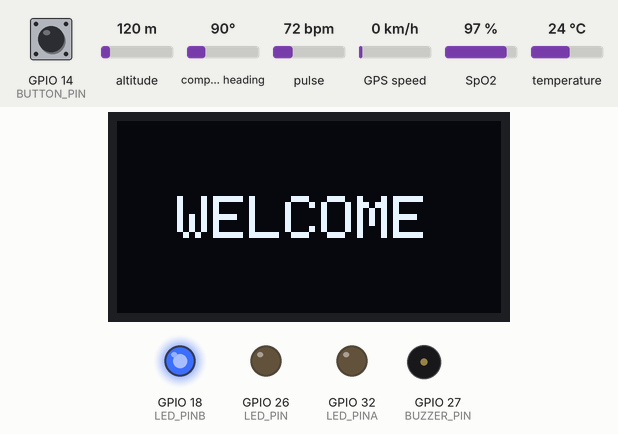
This sketch was run on a simulated ESP32. On the bench: 128×64 one-colour display, output pins drawn as LEDs (lit = HIGH), buzzer (waves = sounding, pin HIGH). The test bench sets the inputs (shaded band); at power-on: pulse 72 bpm, temperature 24 °C, GPIO 14 (BUTTON_PIN) HIGH, altitude 120 m, compass heading 90°, GPS speed 0 km/h, SpO2 97 %. The GPS gets a fix after 3 s at 37.7749, -122.4194 with 8 satellites; what the sketch prints to the serial monitor is not drawn. At 39.7 s the program restarts the board; the recording ends there.

Above: at 2.1 s.
At 9.5 s:
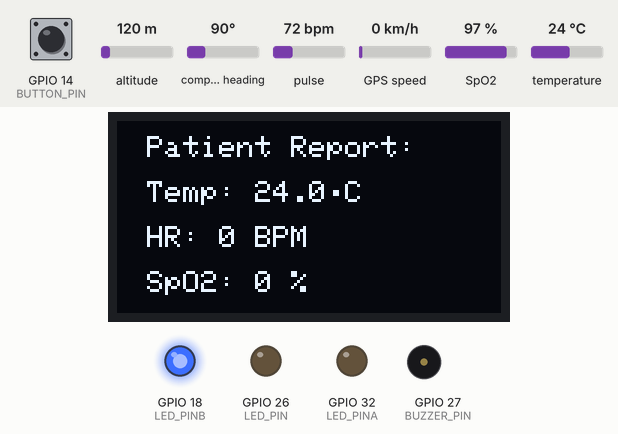
9.6 s: pulse set to 42 bpm
At 23.4 s:
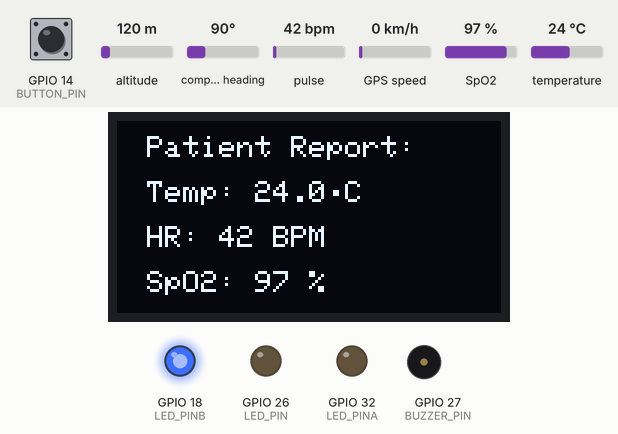
23.6 s: temperature set to 12 °C
At 29.7 s:
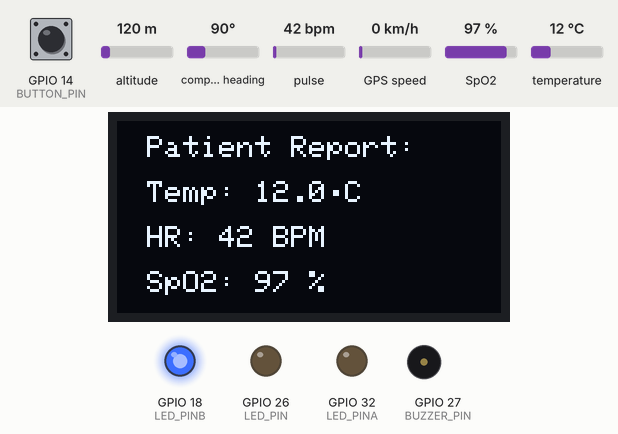
33.9 s: GPIO 14 (BUTTON_PIN) pulled LOW for 3.2 s
At 37.1 s:
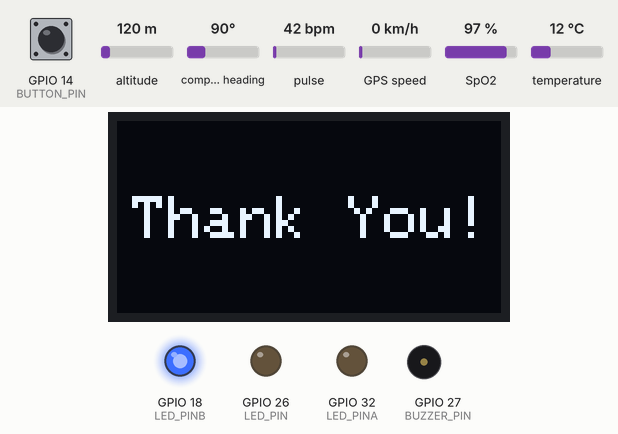
Timing chart, 0 to 38.6 s (numbered marks = the images above; inputs shaded):
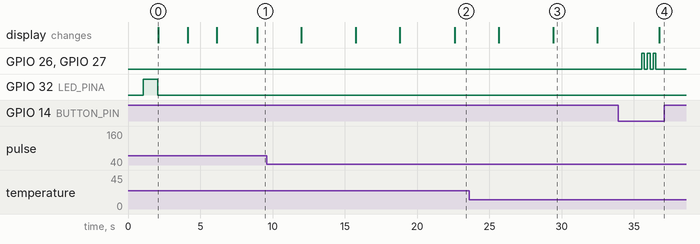

The sketch:

sample_fullSystem_withoutCloud.ino
```cpp
#include <Wire.h>
#include <Adafruit_GFX.h>
#include <Adafruit_SSD1306.h>
#include <OneWire.h>
#include <DallasTemperature.h>
#include <MAX30100_PulseOximeter.h>
#include <TinyGPS++.h>

// OLED Display Settings
#define SCREEN_WIDTH 128
#define SCREEN_HEIGHT 64
Adafruit_SSD1306 display(SCREEN_WIDTH, SCREEN_HEIGHT, &Wire, -1);

// DS18B20 Temperature Sensor
#define ONE_WIRE_BUS 4
OneWire oneWire(ONE_WIRE_BUS);
DallasTemperature sensors(&oneWire);

// MAX30100 Pulse Oximeter
PulseOximeter pox;

// GPS Settings
#define RXPin 16
#define TXPin 17
#define GPSBaud 9600
HardwareSerial gpsSerial(2);
TinyGPSPlus gps;

// GPIO Pins
#define BUTTON_PIN 14
#define BUZZER_PIN 27
#define LED_PIN 26
#define LED_PINA 32
#define LED_PINB 18

// Show message on OLED
void showMessage(const char* message, int size, int x, int y, int delayTime) {
    display.clearDisplay();
    display.setTextSize(size);
    display.setCursor(x, y);
    display.setTextColor(WHITE);
    display.println(message);
    display.display();
    delay(delayTime);
}

// Display patient report
void showPatientReport(float tempC, float bpm, float spo2) {
    display.clearDisplay();
    display.setTextSize(1);
    display.setCursor(10, 5);
    display.println("Patient Report:");

    display.setCursor(10, 20);
    display.print("Temp: ");
    display.print(tempC, 1);
    display.write(248);  // Degree symbol
    display.println("C");

    display.setCursor(10, 35);
    display.print("HR: ");
    display.print(bpm, 0);
    display.println(" BPM");

    display.setCursor(10, 50);
    display.print("SpO2: ");
    display.print(spo2, 0);
    display.println(" %");

    display.display();
    delay(3000);
}

// Display GPS info
void showGPSData() {
    display.clearDisplay();
    display.setTextSize(1);
    display.setCursor(10, 5);
    display.println("GPS Details:");

    if (gps.location.isValid()) {
        display.setCursor(10, 20);
        display.print("Lat: ");
        display.println(gps.location.lat(), 6);

        display.setCursor(10, 30);
        display.print("Lon: ");
        display.println(gps.location.lng(), 6);
    } else {
        display.setCursor(10, 20);
        display.println("GPS: No Fix");
    }

    display.setCursor(10, 40);
    display.print("Date: ");
    if (gps.date.isValid()) {
        display.print(gps.date.day());
        display.print("/");
        display.print(gps.date.month());
        display.print("/");
        display.println(gps.date.year());
    } else {
        display.println("N/A");
    }

    display.setCursor(10, 50);
    display.print("Time: ");
    if (gps.time.isValid()) {
        int hour = gps.time.hour() + 5;
        int minute = gps.time.minute() + 30;
        if (minute >= 60) { minute -= 60; hour++; }
        if (hour >= 24) { hour -= 24; }

        if (hour < 10) display.print("0");
        display.print(hour); display.print(":");
        if (minute < 10) display.print("0");
        display.print(minute); display.print(":");
        if (gps.time.second() < 10) display.print("0");
        display.println(gps.time.second());
    } else {
        display.println("N/A");
    }

    display.display();
    delay(3000);
}

void setup() {
    Serial.begin(115200);
    Serial.println("Booting...");

    Wire.begin();
    gpsSerial.begin(GPSBaud, SERIAL_8N1, RXPin, TXPin);

    // OLED init
    Serial.println("Initializing OLED...");
    if (!display.begin(SSD1306_SWITCHCAPVCC, 0x3C)) {
        Serial.println("SSD1306 allocation failed");
        while (1);
    }
    display.clearDisplay();
    display.display();
    delay(1000);

    // Sensor init
    sensors.begin();
    Serial.println("DS18B20 initialized");

    if (!pox.begin()) {
        Serial.println("MAX30100 init failed!");
    } else {
        Serial.println("MAX30100 initialized");
    }

    // GPIO setup
    pinMode(BUTTON_PIN, INPUT_PULLUP);  // button pressed = LOW
    pinMode(BUZZER_PIN, OUTPUT);
    pinMode(LED_PIN, OUTPUT);
    pinMode(LED_PINA, OUTPUT);
    pinMode(LED_PINB, OUTPUT);
    digitalWrite(BUZZER_PIN, LOW);
    digitalWrite(LED_PIN, LOW);
    digitalWrite(LED_PINA, LOW); // Initially OFF
    digitalWrite(LED_PINB, LOW); // Initially OFF

    // LED behavior
    digitalWrite(LED_PINA, HIGH);  // Pin 18 LED on initially
    delay(1000);                    // Wait for 1 second
    digitalWrite(LED_PINA, LOW);    // Pin 18 LED off after 1 second

    digitalWrite(LED_PINB, HIGH);  // Pin 32 LED on for the rest of the system runtime


    // Show initial messages
    showMessage("WELCOME", 2, 20, 25, 2000);
    showMessage("VitalSync\n  Hospital", 2, 10, 25, 2000);
    showMessage("New\n  Patient!", 2, 45, 20, 2000);
}

void loop() {
    // Read sensors
    sensors.requestTemperatures();
    float tempC = sensors.getTempCByIndex(0);
    pox.update();
    float bpm = pox.getHeartRate();
    float spo2 = pox.getSpO2();

    // Show patient report and GPS data
    showPatientReport(tempC, bpm, spo2);

    while (gpsSerial.available() > 0) {
        gps.encode(gpsSerial.read());
    }
    showGPSData();

    // Check for button press (LOW = pressed with pull-up)
    if (digitalRead(BUTTON_PIN) == LOW) {
        delay(50);  // debounce
        if (digitalRead(BUTTON_PIN) == LOW) {
            // Blink and beep 3 times (button press required)
            for (int i = 0; i < 3; i++) {
                digitalWrite(LED_PIN, HIGH);
                digitalWrite(BUZZER_PIN, HIGH);
                delay(200);
                digitalWrite(LED_PIN, LOW);
                digitalWrite(BUZZER_PIN, LOW);
                delay(200);
            }

            // Show "Thank You" message
            showMessage("Thank You!", 2, 5, 25, 3000);

            // Restart system
            ESP.restart();
        }
    }
}
```

Measured:
- after the input at 33.9 s, GPIO 26 (LED_PIN), GPIO 27 (BUZZER_PIN): alternates HIGH for 0.20 s and LOW for 0.20 s, 6 changes in all, then stays LOW, starting after 1.6 s; the display: changes after 2.8 s (image 4)
- what the display in image 0 shows lasts 2.0 s, from 2.1 s to 4.1 s
- what the display in image 3 shows lasts 3.1 s, from 29.4 s to 32.5 s
